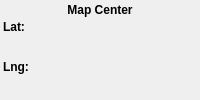
    <widget class="QFrame" name="frmMapCenter">
     <property name="sizePolicy">
      <sizepolicy hsizetype="Maximum" vsizetype="Maximum">
       <horstretch>0</horstretch>
       <verstretch>0</verstretch>
      </sizepolicy>
     </property>
     <property name="font">
      <font>
       <weight>75</weight>
       <bold>true</bold>
      </font>
     </property>
     <property name="mouseTracking">
      <bool>true</bool>
     </property>
     <property name="toolTip">
      <string>Map Center</string>
     </property>
     <property name="autoFillBackground">
      <bool>true</bool>
     </property>
     <layout class="QGridLayout" name="gridLayout_3">
      <property name="leftMargin">
       <number>3</number>
      </property>
      <property name="topMargin">
       <number>3</number>
      </property>
      <property name="rightMargin">
       <number>3</number>
      </property>
      <property name="bottomMargin">
       <number>3</number>
      </property>
      <property name="spacing">
       <number>2</number>
      </property>
      <item row="0" column="0" colspan="2">
       <widget class="QLabel" name="lblMapCenter">
        <property name="font">
         <font>
          <weight>75</weight>
          <bold>true</bold>
         </font>
        </property>
        <property name="styleSheet">
         <string notr="true"> background-color: rgba(0, 0, 0, 0);</string>
        </property>
        <property name="text">
         <string>Map Center</string>
        </property>
        <property name="alignment">
         <set>Qt::AlignCenter</set>
        </property>
        <property name="indent">
         <number>1</number>
        </property>
       </widget>
      </item>
      <item row="1" column="0" rowspan="2">
       <widget class="QLabel" name="lblMapCenterLatLabel">
        <property name="enabled">
         <bool>true</bool>
        </property>
        <property name="sizePolicy">
         <sizepolicy hsizetype="Preferred" vsizetype="Preferred">
          <horstretch>0</horstretch>
          <verstretch>0</verstretch>
         </sizepolicy>
        </property>
        <property name="palette">
         <palette>
          <active>
           <colorrole role="Button">
            <brush brushstyle="SolidPattern">
             <color alpha="0">
              <red>0</red>
              <green>0</green>
              <blue>0</blue>
             </color>
            </brush>
           </colorrole>
           <colorrole role="Text">
            <brush brushstyle="SolidPattern">
             <color alpha="255">
              <red>255</red>
              <green>255</green>
              <blue>255</blue>
             </color>
            </brush>
           </colorrole>
           <colorrole role="ButtonText">
            <brush brushstyle="SolidPattern">
             <color alpha="255">
              <red>255</red>
              <green>255</green>
              <blue>255</blue>
             </color>
            </brush>
           </colorrole>
           <colorrole role="Base">
            <brush brushstyle="SolidPattern">
             <color alpha="0">
              <red>0</red>
              <green>0</green>
              <blue>0</blue>
             </color>
            </brush>
           </colorrole>
           <colorrole role="Window">
            <brush brushstyle="SolidPattern">
             <color alpha="0">
              <red>0</red>
              <green>0</green>
              <blue>0</blue>
             </color>
            </brush>
           </colorrole>
          </active>
          <inactive>
           <colorrole role="Button">
            <brush brushstyle="SolidPattern">
             <color alpha="0">
              <red>0</red>
              <green>0</green>
              <blue>0</blue>
             </color>
            </brush>
           </colorrole>
           <colorrole role="Text">
            <brush brushstyle="SolidPattern">
             <color alpha="255">
              <red>255</red>
              <green>255</green>
              <blue>255</blue>
             </color>
            </brush>
           </colorrole>
           <colorrole role="ButtonText">
            <brush brushstyle="SolidPattern">
             <color alpha="255">
              <red>255</red>
              <green>255</green>
              <blue>255</blue>
             </color>
            </brush>
           </colorrole>
           <colorrole role="Base">
            <brush brushstyle="SolidPattern">
             <color alpha="0">
              <red>0</red>
              <green>0</green>
              <blue>0</blue>
             </color>
            </brush>
           </colorrole>
           <colorrole role="Window">
            <brush brushstyle="SolidPattern">
             <color alpha="0">
              <red>0</red>
              <green>0</green>
              <blue>0</blue>
             </color>
            </brush>
           </colorrole>
          </inactive>
          <disabled>
           <colorrole role="Button">
            <brush brushstyle="SolidPattern">
             <color alpha="0">
              <red>0</red>
              <green>0</green>
              <blue>0</blue>
             </color>
            </brush>
           </colorrole>
           <colorrole role="Text">
            <brush brushstyle="SolidPattern">
             <color alpha="255">
              <red>255</red>
              <green>255</green>
              <blue>255</blue>
             </color>
            </brush>
           </colorrole>
           <colorrole role="ButtonText">
            <brush brushstyle="SolidPattern">
             <color alpha="255">
              <red>255</red>
              <green>255</green>
              <blue>255</blue>
             </color>
            </brush>
           </colorrole>
           <colorrole role="Base">
            <brush brushstyle="SolidPattern">
             <color alpha="0">
              <red>0</red>
              <green>0</green>
              <blue>0</blue>
             </color>
            </brush>
           </colorrole>
           <colorrole role="Window">
            <brush brushstyle="SolidPattern">
             <color alpha="0">
              <red>0</red>
              <green>0</green>
              <blue>0</blue>
             </color>
            </brush>
           </colorrole>
          </disabled>
         </palette>
        </property>
        <property name="font">
         <font>
          <weight>75</weight>
          <bold>true</bold>
         </font>
        </property>
        <property name="styleSheet">
         <string notr="true">background-color: rgba(0, 0, 0, 0);</string>
        </property>
        <property name="frameShape">
         <enum>QFrame::NoFrame</enum>
        </property>
        <property name="frameShadow">
         <enum>QFrame::Sunken</enum>
        </property>
        <property name="lineWidth">
         <number>1</number>
        </property>
        <property name="text">
         <string>Lat:</string>
        </property>
        <property name="textFormat">
         <enum>Qt::AutoText</enum>
        </property>
        <property name="indent">
         <number>0</number>
        </property>
       </widget>
      </item>
      <item row="1" column="1">
       <widget class="QLabel" name="lblMapCenterLat">
        <property name="sizePolicy">
         <sizepolicy hsizetype="Expanding" vsizetype="Preferred">
          <horstretch>0</horstretch>
          <verstretch>0</verstretch>
         </sizepolicy>
        </property>
        <property name="palette">
         <palette>
          <active>
           <colorrole role="Button">
            <brush brushstyle="SolidPattern">
             <color alpha="0">
              <red>0</red>
              <green>0</green>
              <blue>0</blue>
             </color>
            </brush>
           </colorrole>
           <colorrole role="Text">
            <brush brushstyle="SolidPattern">
             <color alpha="255">
              <red>255</red>
              <green>255</green>
              <blue>255</blue>
             </color>
            </brush>
           </colorrole>
           <colorrole role="ButtonText">
            <brush brushstyle="SolidPattern">
             <color alpha="255">
              <red>255</red>
              <green>255</green>
              <blue>255</blue>
             </color>
            </brush>
           </colorrole>
           <colorrole role="Base">
            <brush brushstyle="SolidPattern">
             <color alpha="0">
              <red>0</red>
              <green>0</green>
              <blue>0</blue>
             </color>
            </brush>
           </colorrole>
           <colorrole role="Window">
            <brush brushstyle="SolidPattern">
             <color alpha="0">
              <red>0</red>
              <green>0</green>
              <blue>0</blue>
             </color>
            </brush>
           </colorrole>
          </active>
          <inactive>
           <colorrole role="Button">
            <brush brushstyle="SolidPattern">
             <color alpha="0">
              <red>0</red>
              <green>0</green>
              <blue>0</blue>
             </color>
            </brush>
           </colorrole>
           <colorrole role="Text">
            <brush brushstyle="SolidPattern">
             <color alpha="255">
              <red>255</red>
              <green>255</green>
              <blue>255</blue>
             </color>
            </brush>
           </colorrole>
           <colorrole role="ButtonText">
            <brush brushstyle="SolidPattern">
             <color alpha="255">
              <red>255</red>
              <green>255</green>
              <blue>255</blue>
             </color>
            </brush>
           </colorrole>
           <colorrole role="Base">
            <brush brushstyle="SolidPattern">
             <color alpha="0">
              <red>0</red>
              <green>0</green>
              <blue>0</blue>
             </color>
            </brush>
           </colorrole>
           <colorrole role="Window">
            <brush brushstyle="SolidPattern">
             <color alpha="0">
              <red>0</red>
              <green>0</green>
              <blue>0</blue>
             </color>
            </brush>
           </colorrole>
          </inactive>
          <disabled>
           <colorrole role="Button">
            <brush brushstyle="SolidPattern">
             <color alpha="0">
              <red>0</red>
              <green>0</green>
              <blue>0</blue>
             </color>
            </brush>
           </colorrole>
           <colorrole role="Text">
            <brush brushstyle="SolidPattern">
             <color alpha="255">
              <red>255</red>
              <green>255</green>
              <blue>255</blue>
             </color>
            </brush>
           </colorrole>
           <colorrole role="ButtonText">
            <brush brushstyle="SolidPattern">
             <color alpha="255">
              <red>255</red>
              <green>255</green>
              <blue>255</blue>
             </color>
            </brush>
           </colorrole>
           <colorrole role="Base">
            <brush brushstyle="SolidPattern">
             <color alpha="0">
              <red>0</red>
              <green>0</green>
              <blue>0</blue>
             </color>
            </brush>
           </colorrole>
           <colorrole role="Window">
            <brush brushstyle="SolidPattern">
             <color alpha="0">
              <red>0</red>
              <green>0</green>
              <blue>0</blue>
             </color>
            </brush>
           </colorrole>
          </disabled>
         </palette>
        </property>
        <property name="font">
         <font>
          <weight>75</weight>
          <bold>true</bold>
         </font>
        </property>
        <property name="mouseTracking">
         <bool>false</bool>
        </property>
        <property name="styleSheet">
         <string notr="true">background-color: rgba(0, 0, 0, 0);</string>
        </property>
        <property name="frameShadow">
         <enum>QFrame::Plain</enum>
        </property>
        <property name="scaledContents">
         <bool>false</bool>
        </property>
        <property name="alignment">
         <set>Qt::AlignLeading|Qt::AlignLeft|Qt::AlignTop</set>
        </property>
        <property name="wordWrap">
         <bool>false</bool>
        </property>
        <property name="margin">
         <number>0</number>
        </property>
        <property name="indent">
         <number>0</number>
        </property>
       </widget>
      </item>
      <item row="2" column="1" rowspan="2">
       <widget class="QLabel" name="lblMapCenterLon">
        <property name="sizePolicy">
         <sizepolicy hsizetype="Expanding" vsizetype="Preferred">
          <horstretch>0</horstretch>
          <verstretch>0</verstretch>
         </sizepolicy>
        </property>
        <property name="palette">
         <palette>
          <active>
           <colorrole role="Button">
            <brush brushstyle="SolidPattern">
             <color alpha="0">
              <red>0</red>
              <green>0</green>
              <blue>0</blue>
             </color>
            </brush>
           </colorrole>
           <colorrole role="Text">
            <brush brushstyle="SolidPattern">
             <color alpha="255">
              <red>255</red>
              <green>255</green>
              <blue>255</blue>
             </color>
            </brush>
           </colorrole>
           <colorrole role="ButtonText">
            <brush brushstyle="SolidPattern">
             <color alpha="255">
              <red>255</red>
              <green>255</green>
              <blue>255</blue>
             </color>
            </brush>
           </colorrole>
           <colorrole role="Base">
            <brush brushstyle="SolidPattern">
             <color alpha="0">
              <red>0</red>
              <green>0</green>
              <blue>0</blue>
             </color>
            </brush>
           </colorrole>
           <colorrole role="Window">
            <brush brushstyle="SolidPattern">
             <color alpha="0">
              <red>0</red>
              <green>0</green>
              <blue>0</blue>
             </color>
            </brush>
           </colorrole>
          </active>
          <inactive>
           <colorrole role="Button">
            <brush brushstyle="SolidPattern">
             <color alpha="0">
              <red>0</red>
              <green>0</green>
              <blue>0</blue>
             </color>
            </brush>
           </colorrole>
           <colorrole role="Text">
            <brush brushstyle="SolidPattern">
             <color alpha="255">
              <red>255</red>
              <green>255</green>
              <blue>255</blue>
             </color>
            </brush>
           </colorrole>
           <colorrole role="ButtonText">
            <brush brushstyle="SolidPattern">
             <color alpha="255">
              <red>255</red>
              <green>255</green>
              <blue>255</blue>
             </color>
            </brush>
           </colorrole>
           <colorrole role="Base">
            <brush brushstyle="SolidPattern">
             <color alpha="0">
              <red>0</red>
              <green>0</green>
              <blue>0</blue>
             </color>
            </brush>
           </colorrole>
           <colorrole role="Window">
            <brush brushstyle="SolidPattern">
             <color alpha="0">
              <red>0</red>
              <green>0</green>
              <blue>0</blue>
             </color>
            </brush>
           </colorrole>
          </inactive>
          <disabled>
           <colorrole role="Button">
            <brush brushstyle="SolidPattern">
             <color alpha="0">
              <red>0</red>
              <green>0</green>
              <blue>0</blue>
             </color>
            </brush>
           </colorrole>
           <colorrole role="Text">
            <brush brushstyle="SolidPattern">
             <color alpha="255">
              <red>255</red>
              <green>255</green>
              <blue>255</blue>
             </color>
            </brush>
           </colorrole>
           <colorrole role="ButtonText">
            <brush brushstyle="SolidPattern">
             <color alpha="255">
              <red>255</red>
              <green>255</green>
              <blue>255</blue>
             </color>
            </brush>
           </colorrole>
           <colorrole role="Base">
            <brush brushstyle="SolidPattern">
             <color alpha="0">
              <red>0</red>
              <green>0</green>
              <blue>0</blue>
             </color>
            </brush>
           </colorrole>
           <colorrole role="Window">
            <brush brushstyle="SolidPattern">
             <color alpha="0">
              <red>0</red>
              <green>0</green>
              <blue>0</blue>
             </color>
            </brush>
           </colorrole>
          </disabled>
         </palette>
        </property>
        <property name="font">
         <font>
          <weight>75</weight>
          <bold>true</bold>
         </font>
        </property>
        <property name="mouseTracking">
         <bool>false</bool>
        </property>
        <property name="styleSheet">
         <string notr="true">background-color: rgba(0, 0, 0, 0);</string>
        </property>
        <property name="frameShadow">
         <enum>QFrame::Plain</enum>
        </property>
        <property name="alignment">
         <set>Qt::AlignLeading|Qt::AlignLeft|Qt::AlignTop</set>
        </property>
        <property name="indent">
         <number>0</number>
        </property>
       </widget>
      </item>
      <item row="3" column="0">
       <widget class="QLabel" name="lblMapCenterLonLabel">
        <property name="sizePolicy">
         <sizepolicy hsizetype="Preferred" vsizetype="Expanding">
          <horstretch>0</horstretch>
          <verstretch>0</verstretch>
         </sizepolicy>
        </property>
        <property name="palette">
         <palette>
          <active>
           <colorrole role="Button">
            <brush brushstyle="SolidPattern">
             <color alpha="0">
              <red>0</red>
              <green>0</green>
              <blue>0</blue>
             </color>
            </brush>
           </colorrole>
           <colorrole role="Text">
            <brush brushstyle="SolidPattern">
             <color alpha="255">
              <red>255</red>
              <green>255</green>
              <blue>255</blue>
             </color>
            </brush>
           </colorrole>
           <colorrole role="ButtonText">
            <brush brushstyle="SolidPattern">
             <color alpha="255">
              <red>255</red>
              <green>255</green>
              <blue>255</blue>
             </color>
            </brush>
           </colorrole>
           <colorrole role="Base">
            <brush brushstyle="SolidPattern">
             <color alpha="0">
              <red>0</red>
              <green>0</green>
              <blue>0</blue>
             </color>
            </brush>
           </colorrole>
           <colorrole role="Window">
            <brush brushstyle="SolidPattern">
             <color alpha="0">
              <red>0</red>
              <green>0</green>
              <blue>0</blue>
             </color>
            </brush>
           </colorrole>
          </active>
          <inactive>
           <colorrole role="Button">
            <brush brushstyle="SolidPattern">
             <color alpha="0">
              <red>0</red>
              <green>0</green>
              <blue>0</blue>
             </color>
            </brush>
           </colorrole>
           <colorrole role="Text">
            <brush brushstyle="SolidPattern">
             <color alpha="255">
              <red>255</red>
              <green>255</green>
              <blue>255</blue>
             </color>
            </brush>
           </colorrole>
           <colorrole role="ButtonText">
            <brush brushstyle="SolidPattern">
             <color alpha="255">
              <red>255</red>
              <green>255</green>
              <blue>255</blue>
             </color>
            </brush>
           </colorrole>
           <colorrole role="Base">
            <brush brushstyle="SolidPattern">
             <color alpha="0">
              <red>0</red>
              <green>0</green>
              <blue>0</blue>
             </color>
            </brush>
           </colorrole>
           <colorrole role="Window">
            <brush brushstyle="SolidPattern">
             <color alpha="0">
              <red>0</red>
              <green>0</green>
              <blue>0</blue>
             </color>
            </brush>
           </colorrole>
          </inactive>
          <disabled>
           <colorrole role="Button">
            <brush brushstyle="SolidPattern">
             <color alpha="0">
              <red>0</red>
              <green>0</green>
              <blue>0</blue>
             </color>
            </brush>
           </colorrole>
           <colorrole role="Text">
            <brush brushstyle="SolidPattern">
             <color alpha="255">
              <red>255</red>
              <green>255</green>
              <blue>255</blue>
             </color>
            </brush>
           </colorrole>
           <colorrole role="ButtonText">
            <brush brushstyle="SolidPattern">
             <color alpha="255">
              <red>255</red>
              <green>255</green>
              <blue>255</blue>
             </color>
            </brush>
           </colorrole>
           <colorrole role="Base">
            <brush brushstyle="SolidPattern">
             <color alpha="0">
              <red>0</red>
              <green>0</green>
              <blue>0</blue>
             </color>
            </brush>
           </colorrole>
           <colorrole role="Window">
            <brush brushstyle="SolidPattern">
             <color alpha="0">
              <red>0</red>
              <green>0</green>
              <blue>0</blue>
             </color>
            </brush>
           </colorrole>
          </disabled>
         </palette>
        </property>
        <property name="font">
         <font>
          <weight>75</weight>
          <bold>true</bold>
         </font>
        </property>
        <property name="styleSheet">
         <string notr="true">background-color: rgba(0, 0, 0, 0);</string>
        </property>
        <property name="frameShadow">
         <enum>QFrame::Sunken</enum>
        </property>
        <property name="text">
         <string>Lng:</string>
        </property>
        <property name="indent">
         <number>0</number>
        </property>
       </widget>
      </item>
     </layout>
    </widget>
